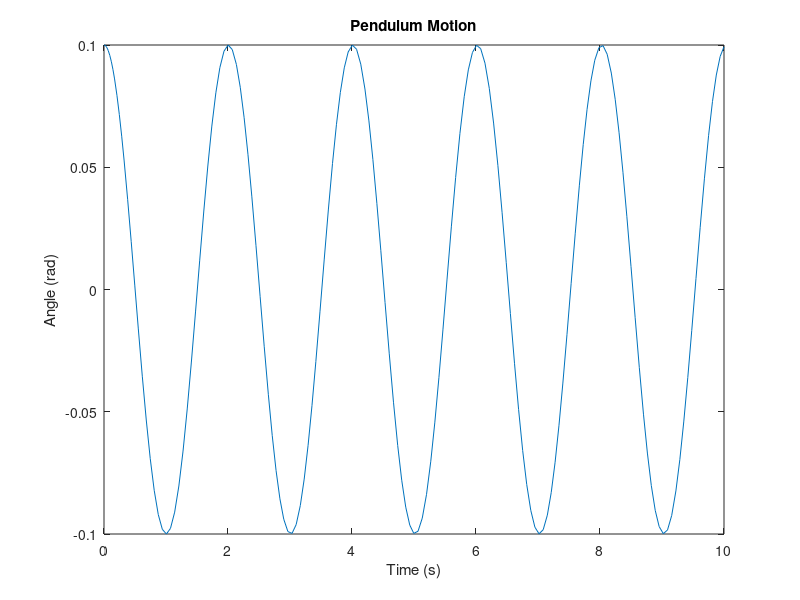

Write MATLAB code to recreate this figure.
function pendulumSimulation
    % Parameters
    g = 9.81; % acceleration due to gravity (m/s^2)
    L = 1;    % length of the pendulum (m)
    theta0 = 0.1; % initial angle (rad)
    omega0 = 0; % initial angular velocity (rad/s)
    tspan = [0, 10]; % time span (s)
    
    % Differential equation
    odefun = @(t, y) [y(2); - (g / L) * sin(y(1))];
    
    % Initial conditions
    y0 = [theta0; omega0];
    
    % Solve ODE
    [t, y] = ode45(odefun, tspan, y0);
    
    % Plot results
    figure;
    plot(t, y(:, 1));
    title('Pendulum Motion');
    xlabel('Time (s)');
    ylabel('Angle (rad)');
end
